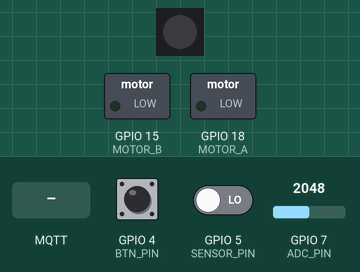
The program below on a simulated ESP32-S3. Parts: 1 RGB LEDs in strip order, left to right, switched loads named in the program (green lamp = pin HIGH). Inputs (shaded band) come from the test bench; at power-on: GPIO 5 (SENSOR_PIN) LOW, GPIO 4 (BTN_PIN) HIGH, GPIO 7 (ADC_PIN) = 2048. Dim RGB values are drawn brighter than linear; WiFi joins after 1.5 s; servers stay silent unless stated; no MQTT or app messages arrive unless stated; what the program prints to the serial monitor is not drawn.

Above: at 5.4 s.
5.5 s: MQTT message "dj 3" arrives on the first subscribed topic
At 7.0 s:
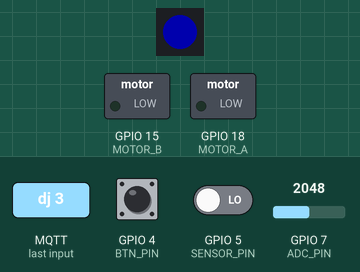
7.3 s: GPIO 5 (SENSOR_PIN) driven HIGH
At 8.5 s:
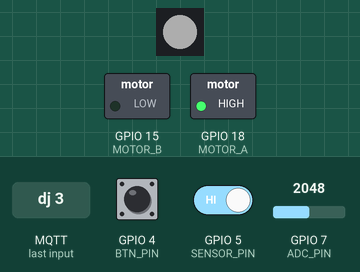
8.8 s: MQTT message "dj 2" arrives on the first subscribed topic
At 9.6 s:
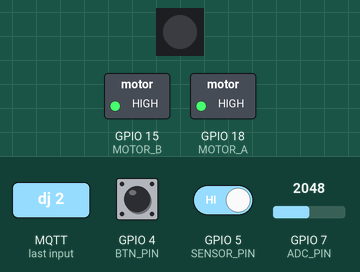
10.3 s: MQTT message "dj 1" arrives on the first subscribed topic
At 10.7 s:
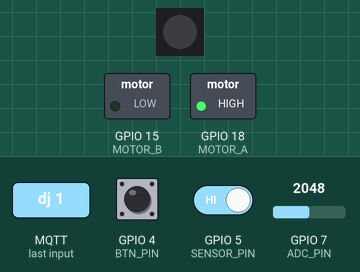
11.8 s: GPIO 4 (BTN_PIN) pulled LOW for 0.15 s
At 12.3 s:
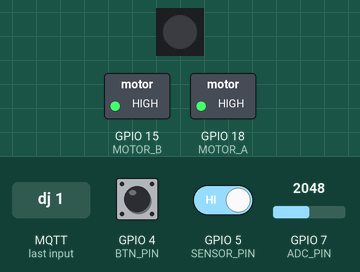
13.4 s: GPIO 4 (BTN_PIN) pulled LOW for 1 s
At 14.3 s:
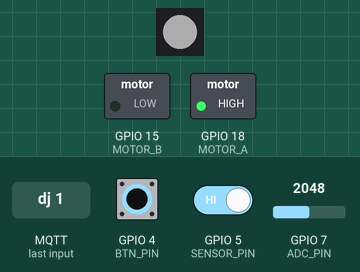
Timing chart, 0 to 16.4 s (numbered marks = the images above; inputs shaded):
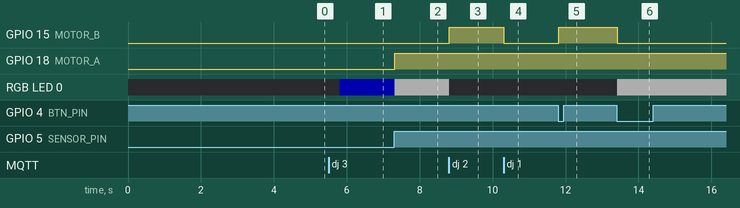

The program:

main.cpp
```cpp
// main.cpp
// ESP32 控制程序：按钮4状态 + 电位器调速 + TCP远程控制 + OTA无线烧录
// 速度模式：就地（电位器） / 远程（上位机滑块），默认就地
// 按钮循环：停止→正转→反转→自动→停止
// 自动模式：光纤传感器LOW=有物体→停，HIGH=无物体→转
#include <Arduino.h>
#include "myMqtt.h"
#include "ota.h"
#include <SCSCL.h>
#include <Adafruit_NeoPixel.h>

SCSCL sc;

// ============ 引脚 ============
#define BTN_PIN     4     // 按钮（内部上拉，按下=LOW）
#define ADC_PIN     7     // 电位器
#define MOTOR_A     18    // 传送带电机A
#define MOTOR_B     15    // 传送带电机B
#define SENSOR_PIN  5     // 光纤传感器（NPN：LOW=检测到物体，HIGH=无物体）
#define DJ_RX       16    // 舵机串口RX
#define DJ_TX       17    // 舵机串口TX

// ============ 舵机 ============
#define SERVO_ID    6     // 舵机ID
// 速度寄存器(地址46)：0=停，1~13=反转慢→快，128~141=正转慢→快

// ============ RGB灯 ============
#define NEOPIXEL_PIN  48    // ESP32-S3 板载RGB灯
#define NUM_PIXELS    1
Adafruit_NeoPixel strip(NUM_PIXELS, NEOPIXEL_PIN, NEO_GRB + NEO_KHZ800);

// ============ 状态变量 ============
int state = 0;             // 0=停止 1=正转 2=反转 3=自动
int lastPot = -1;          // 电位器上一次值(0~13)
int currentSpeed = 0;      // 当前实际速度(0~13)，status查询返回这个
int speedMode = 0;         // 0=就地模式（电位器） 1=远程模式（滑块）
bool lastButton = HIGH;    // 按钮上一次状态
unsigned long debounceTime = 0; // 按钮消抖时间戳
// ============ 时间 ============
bool sensorTriggered = false;
unsigned long sensorTriggerTime = 0;
// ============ 定时器 ============
void timerStart(bool *flag, unsigned long *timestamp) {
    if (!*flag) {
        *flag = true;
        *timestamp = millis();
    }
}
bool timerDone(bool *flag, unsigned long *timestamp, unsigned long ms) {
    return *flag && (millis() - *timestamp >= ms);
}
void timerReset(bool *flag) {
    *flag = false;
}

// ============ 网络 ============
bool wifiReady = false;    // WiFi是否已连接
bool netInitDone = false;  // TCP/OTA是否已初始化

// ============ 传送带电机控制 ============
// 电机控制：A=0,B=0停 | A=1,B=0正转 | A=1,B=1反转
void motorStop()    { digitalWrite(MOTOR_A, LOW);  digitalWrite(MOTOR_B, LOW);  }
void motorForward() { digitalWrite(MOTOR_A, HIGH); digitalWrite(MOTOR_B, LOW);  }
void motorReverse() { digitalWrite(MOTOR_A, HIGH); digitalWrite(MOTOR_B, HIGH); }


// ============ 更新所有设备 ============
// 根据 state 和 speed 统一控制舵机+传送带
void updateDevices(int speed) {
    currentSpeed = speed;  // 记录实际速度
    switch (state) {
        case 0:  // 停止
            sc.writeWord(SERVO_ID, 46, 0);
            motorStop();
            break;
        case 1:  // 正转：舵机正转(128+speed)，传送带正转
            sc.writeWord(SERVO_ID, 46, 128 + speed);
            motorForward();
            break;
        case 2:  // 反转：舵机反转(speed)，传送带反转
            sc.writeWord(SERVO_ID, 46, speed);
            motorReverse();
            break;
        case 3:  // 自动：传感器LOW=有物体→停，HIGH=无物体→正转

            break;
    }
}
// ============ 设置状态 ============
// state变了时调用，强制刷新设备
void setState(int newState) {
    state = newState;
    lastPot = -1;  // 强制下次刷新
    updateDevices(currentSpeed);
    switch (state) {
        case 0: Serial.println(">>> 停止");     strip.clear(); strip.show(); break;
        case 1: Serial.println(">>> 正转");     strip.clear(); strip.show(); break;
        case 2: Serial.println(">>> 反转");     strip.clear(); strip.show(); break;
        case 3: Serial.println(">>> 自动模式"); break;
    }
}
// ============ TCP命令处理 ============
void handleCommand() {
    String cmd = mqttReceive();
    if (cmd.length() == 0) return;

    // -- 查询状态：返回JSON，上位机用来更新界面 --
    if (cmd == "status") {
        int potPercent = (lastPot < 0) ? 0 : map(lastPot, 0, 13, 0, 100);
        String json = "{\"state\":" + String(state) +
                      ",\"speed\":" + String(currentSpeed) +
                      ",\"pot\":" + String(potPercent) +
                      ",\"sensor\":" + String(digitalRead(SENSOR_PIN)) +
                      ",\"mode\":" + String(speedMode) +
                      "}";
        mqttSend(json);
    }
    // -- 远程调速：只有远程模式才生效 --
    else if (cmd.startsWith("speed ")) {
        if (speedMode == 1) {
            int val = cmd.substring(6).toInt();
            val = constrain(val, 0, 13);
            updateDevices(val);
            mqttSend("速度: " + String(val));
        } else {
            mqttSend("就地模式，远程调速无效");
        }
    }
    // -- 切换模式 --
    else if (cmd == "mode local") {
        speedMode = 0;
        lastPot = -1;  // 强制读一次电位器
        mqttSend("就地模式");
    }
    else if (cmd == "mode remote") {
        speedMode = 1;
        mqttSend("远程模式");
    }
    // -- 状态切换 --
    else if (cmd == "dj 0") { setState(0); mqttSend("停止");    }
    else if (cmd == "dj 1") { setState(1); mqttSend("正转");    }
    else if (cmd == "dj 2") { setState(2); mqttSend("反转");    }
    else if (cmd == "dj 3") { setState(3); mqttSend("自动模式"); }
    // -- 测试通信 --
    else if (cmd == "hello") { mqttSend("你好！我是 ESP32"); }
    // -- 抱闸控制 --
    else if (cmd == "en 0") {
        sc.writeWord(SERVO_ID, 46, 0);
        delay(100);
        sc.writeByte(SERVO_ID, 33, 0);   // 切位置模式
        delay(100);
        sc.EnableTorque(SERVO_ID, 0);    // 解除抱闸
        mqttSend("抱闸解除");
    }
    else if (cmd == "en 1") {
        sc.EnableTorque(SERVO_ID, 1);    // 上抱闸
        delay(100);
        sc.writeByte(SERVO_ID, 33, 1);   // 切轮模式
        delay(100);
        mqttSend("抱闸锁定");
    }
    // -- 未知命令 --
    else { mqttSend("未知命令: " + cmd); }
}

// ============ 初始化 ============
   void setup() {
    Serial.begin(115200);
    delay(2000);
    // 舵机串口
    Serial2.begin(1000000, SERIAL_8N1, DJ_RX, DJ_TX);
    sc.pSerial = &Serial2;
    delay(2000);

    // 引脚
    pinMode(BTN_PIN, INPUT_PULLUP);
    pinMode(SENSOR_PIN, INPUT);
    pinMode(MOTOR_A, OUTPUT);
    pinMode(MOTOR_B, OUTPUT);
    pinMode(LED_BUILTIN, OUTPUT);
    digitalWrite(LED_BUILTIN, LOW);

    // RGB灯初始化
    strip.begin();
    strip.setBrightness(50);
    strip.show();

    motorStop();

    // 舵机：上抱闸 → 切轮模式 → 停
    sc.EnableTorque(SERVO_ID, 1);
    delay(100);
    sc.writeByte(SERVO_ID, 33, 1);
    delay(100);
    sc.writeWord(SERVO_ID, 46, 0);

    Serial.println("===== 就绪 =====");
    mqttConnectWiFi();  // 发起WiFi连接（非阻塞）
}

// ============ 主循环 ============
void loop() {
// --- WiFi重连状态机
static int wifi_flag = 0;      // 0=就绪/断开, 1=正在重连
static unsigned long reconnect_ms = 0;

if (!mqttWiFiConnected()) { // 1. 检测到断开
        wifiReady = false;
        netInitDone = false;

    if (wifi_flag == 0) {     // 2. 标志为0
        reconnect_ms = millis(); // 记录时间戳
        wifi_flag = 1;        // 3. 修改标志为1，说明“正在连接”
       } }
if (wifi_flag == 1 && millis() - reconnect_ms > 5000) {
    Serial.println("[WiFi] 连接断开，尝试重新连接...");
    WiFi.begin(MY_WIFI_NAME, MY_WIFI_PASSWORD); // 触发重连
        wifi_flag = 2;
}
// ---- WiFi连接管理（非阻塞，只初始化一次） ----
    if (!netInitDone && mqttWiFiConnected()) {
        wifiReady = true;
        netInitDone = true;
        Serial.printf("[WiFi] 已连接！IP: %s\n", WiFi.localIP().toString().c_str());
        wifi_flag = 0;
        mqttConnectBroker();
        otaBegin();
    }
    if (wifiReady) otaLoop();

    // ---- 按钮（始终运行，消抖200ms） ----
    bool btn = digitalRead(BTN_PIN);
    if (btn == LOW && lastButton == HIGH && millis() - debounceTime > 200) {
        setState((state + 1) % 4);  // 0→1→2→3→0
        debounceTime = millis();
    }
    lastButton = btn;

    // ---- 电位器（每轮都读，就地模式才生效） ----
    int potNow = map(analogRead(ADC_PIN), 0, 4095, 0, 13);
    potNow = constrain(potNow, 0, 13);
    if (potNow != lastPot) {
        lastPot = potNow;
        if (speedMode == 0) {        // 就地模式：电位器控制
            updateDevices(potNow);
        }
        // 远程模式：只记录，不控制
    }
    // ---- 自动模式：每轮都检查传感器（独立于电位器） ----
    // if (state == 3) {
    //     if (digitalRead(SENSOR_PIN) == LOW) {
    //         // 检测到物体，停止
    //         sc.writeWord(SERVO_ID, 46, 0);
    //         motorStop();
    //     } else {
    //         // 没检测到，正转
    //         sc.writeWord(SERVO_ID, 46, 128 + potNow);
    //         motorForward();
    //     }
    // }
    // ---- 自动模式：每轮都检查传感器 ----
    if (state == 3) {
        if (digitalRead(SENSOR_PIN) == LOW) {
            // 检测到物体 → 蓝灯
            strip.setPixelColor(0, strip.Color(0, 0, 255));
            strip.show();
            timerStart(&sensorTriggered, &sensorTriggerTime);
            if (timerDone(&sensorTriggered, &sensorTriggerTime, 0)) {
                // 0.5秒到了，停
                sc.writeWord(SERVO_ID, 46, 0);
                motorStop();
            } else {
                // 0.5秒内继续转
                sc.writeWord(SERVO_ID, 46, 128 + potNow);
                motorForward();
            }
        } else {
            // 没检测到 → 白灯，立即正转
            strip.setPixelColor(0, strip.Color(255, 255, 255));
            strip.show();
            timerReset(&sensorTriggered);
            sc.writeWord(SERVO_ID, 46, 128 + potNow);
            motorForward();
        }
    }

    // ---- TCP命令（每轮都检查） ----
    if (wifiReady) {
            handleCommand();
    }
}
```

myMqtt.h
```cpp
// myMqtt.h
// MQTT 通讯模块
// 只在启动时连接一次 Broker，失败后不再重连（想重连就重启 ESP32）
#ifndef MY_MQTT_H
#define MY_MQTT_H

#include <Arduino.h>
#include <WiFi.h>
#include <PubSubClient.h>

// ==================== 配置 ====================
const char *MY_WIFI_NAME     = "14";
const char *MY_WIFI_PASSWORD = "111111111";
const char *MQTT_BROKER      = "10.156.130.56";
const int   MQTT_PORT        = 1883;
const char *MQTT_CLIENT_ID   = "esp32_conveyor";

// 主题
const char *TOPIC_CMD    = "ht/cmd/1";
const char *TOPIC_STATUS = "ht/status/1";

// ==================== 内部变量 ====================
WiFiClient _wifiClient;
PubSubClient _mqttClient(_wifiClient);
String _mqttReceivedMsg = "";

// ==================== MQTT 回调：收到消息时触发 ====================
void _mqttCallback(char* topic, byte* payload, unsigned int length) {
    String msg = "";
    for (unsigned int i = 0; i < length; i++) {
        msg += (char)payload[i];
    }
    msg.trim();
    _mqttReceivedMsg = msg;
    Serial.printf("[MQTT 收到] %s: %s\n", topic, msg.c_str());
}

// ==================== 发起 WiFi 连接（不阻塞）====================
void mqttConnectWiFi() {
    WiFi.mode(WIFI_STA);
    WiFi.begin(MY_WIFI_NAME, MY_WIFI_PASSWORD);
    Serial.printf("[WiFi] 正在连接: %s ...\n", MY_WIFI_NAME);
}

// ==================== 检查 WiFi 是否已连接 ====================
bool mqttWiFiConnected() {
    return (WiFi.status() == WL_CONNECTED);
}

// ==================== 连接 Broker（只调用一次）====================
bool mqttConnectBroker() {
    _mqttClient.setServer(MQTT_BROKER, MQTT_PORT);
    _mqttClient.setCallback(_mqttCallback);
    _mqttClient.setKeepAlive(60);
    _wifiClient.setTimeout(2000);  // 最多阻塞2秒

    Serial.printf("[MQTT] 连接 Broker: %s:%d ...\n", MQTT_BROKER, MQTT_PORT);

    if (_mqttClient.connect(MQTT_CLIENT_ID)) {
        Serial.println("[MQTT] 已连接 Broker");
        _mqttClient.subscribe(TOPIC_CMD);
        Serial.printf("[MQTT] 已订阅: %s\n", TOPIC_CMD);
        _mqttClient.publish(TOPIC_STATUS, "{\"online\":true}", true);
        return true;
    } else {
        Serial.printf("[MQTT] 连接失败，状态码: %d\n", _mqttClient.state());
        return false;
    }
}

// ==================== 发布状态消息 ====================
void mqttSend(String msg) {
    if (_mqttClient.connected()) {
        _mqttClient.publish(TOPIC_STATUS, msg.c_str());
        Serial.printf("[MQTT 发送] %s: %s\n", TOPIC_STATUS, msg.c_str());
    }
}

// ==================== 接收命令 ====================
// 已连接：正常处理消息
// 未连接：直接返回空字符串，不卡住，不重连
String mqttReceive() {
    if (_mqttClient.connected()) {
        _mqttClient.loop();
        String msg = _mqttReceivedMsg;
        _mqttReceivedMsg = "";
        return msg;
    }
    return "";  // 没连上就直接返回，什么都不做
}

// ==================== 检查连接状态 ====================
bool mqttIsConnected() {
    return _mqttClient.connected();
}

#endif // MY_MQTT_H
```

ota.h
```cpp
// ota.h
// OTA（Over The Air）无线烧录模块
// 功能：ESP32连上WiFi后，电脑通过局域网就能远程烧录代码，不用插USB线
// 原理：ESP32在WiFi上开一个OTA服务，电脑通过这个服务传输新固件
#ifndef MY_OTA_H
#define MY_OTA_H

#include <Arduino.h>
#include <WiFi.h>
#include <ArduinoOTA.h>

// 初始化OTA服务
// 在setup()里，tcpConnectWiFi()之后调用
void otaBegin() {
    // 设置OTA的主机名，电脑上看到的设备名
    ArduinoOTA.setHostname("ESP32-S3");

    // 可选：设置OTA密码，防止别人乱烧你的板子
    // 不想要密码就注释掉
     ArduinoOTA.setPassword("1234");

    // OTA开始时的回调，打印正在更新什么
    ArduinoOTA.onStart([]() {
        String type;
        if (ArduinoOTA.getCommand() == U_FLASH) {
            type = "程序";         // 更新程序代码
        } else {
            type = "文件系统";     // 更新SPIFFS文件
        }
        Serial.printf("[OTA] 开始更新: %s\n", type.c_str());
    });

    // OTA完成时的回调
    ArduinoOTA.onEnd([]() {
        Serial.println("\n[OTA] 更新完成！即将重启...");
    });

    // OTA传输进度的回调，显示百分比
    ArduinoOTA.onProgress([](unsigned int progress, unsigned int total) {
        Serial.printf("[OTA] 进度: %u%%\r", (progress / (total / 100)));
    });

    // OTA出错时的回调，打印错误类型
    ArduinoOTA.onError([](ota_error_t error) {
        Serial.printf("[OTA] 错误[%u]: ", error);
        if (error == OTA_AUTH_ERROR) Serial.println("认证失败");
        else if (error == OTA_BEGIN_ERROR) Serial.println("启动失败");
        else if (error == OTA_CONNECT_ERROR) Serial.println("连接失败");
        else if (error == OTA_RECEIVE_ERROR) Serial.println("接收失败");
        else if (error == OTA_END_ERROR) Serial.println("结束失败");
    });

    // 启动OTA服务，开始监听烧录请求
    ArduinoOTA.begin();

    // 打印IP地址，OTA烧录时需要填这个地址
    Serial.printf("[OTA] 就绪！IP: %s\n", WiFi.localIP().toString().c_str());
    Serial.println("[OTA] 等待无线烧录...");
}

// OTA处理函数，必须在loop()里每轮都调用
// 不调用就收不到电脑发来的烧录请求
void otaLoop() {
    ArduinoOTA.handle();
}

#endif
```

Measured:
- after the input at 5.5 s, RGB LED 0: off → RGB(0, 0, 50) after 0.31 s
- after the input at 7.3 s, GPIO 18 (MOTOR_A): LOW → HIGH at once; RGB LED 0: RGB(0, 0, 50) → RGB(50, 50, 50) at once
- after the input at 8.8 s, GPIO 15 (MOTOR_B): LOW → HIGH at once; RGB LED 0: RGB(50, 50, 50) → off at once
- after the input at 10.3 s, GPIO 15 (MOTOR_B): HIGH → LOW at once
- after the input at 11.8 s, GPIO 15 (MOTOR_B): LOW → HIGH at once
- after the input at 13.4 s, GPIO 15 (MOTOR_B): HIGH → LOW at once; RGB LED 0: off → RGB(50, 50, 50) at once
